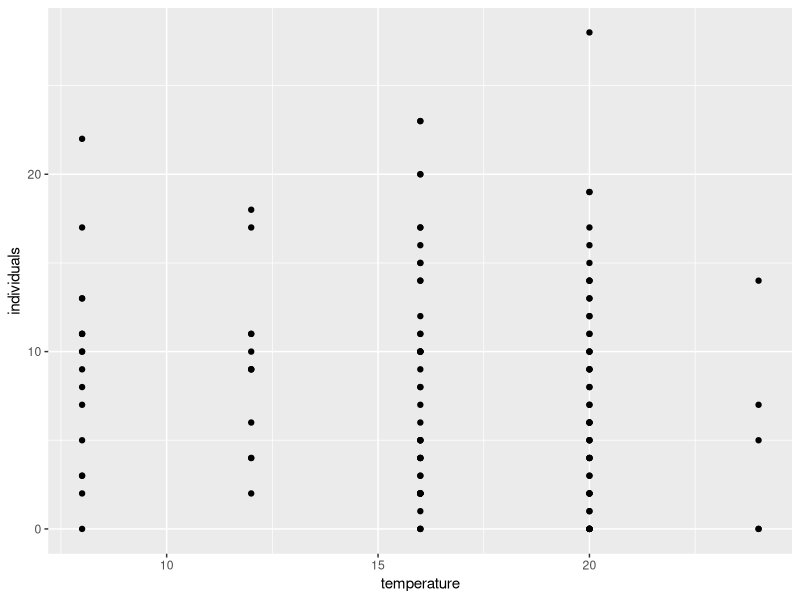
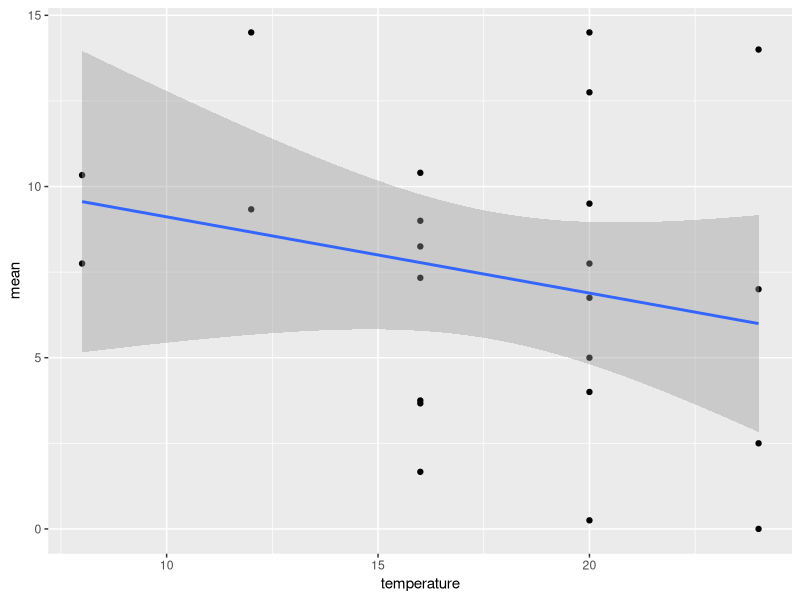

The R source for these figures, in order:
### Daph TSR fecundity


# load packages -----------------------------------------------------------

library(tidyverse)
library(stringr)
library(broom)
library(lubridate)
library(plotrix)

# read in data ------------------------------------------------------------
data_raw <- read_csv("data-raw/DAPH-TSR-clutches.csv")

data3 <- read_csv("data-processed/data3.csv")
data7 <- read_csv("data-processed/data7.csv")

ggplot(data = data_raw, aes(x = temperature, y = individuals)) + geom_point()


data_raw %>% 
	filter(grepl("V2", ID)) %>%
	group_by(temperature, ID) %>% 
	summarise_each(funs(mean, std.error), individuals) %>% 
	ggplot(aes(x = temperature, y = mean)) + geom_point() +
	geom_smooth(method = "lm")


data_raw %>% 
	filter(grepl("V2", ID)) %>%
	group_by(temperature, ID) %>% 
	summarise_each(funs(mean, std.error), individuals) %>% 
	ungroup() %>% 
	do(tidy(lm(mean ~ temperature, data = .), conf.int = TRUE)) %>% View

